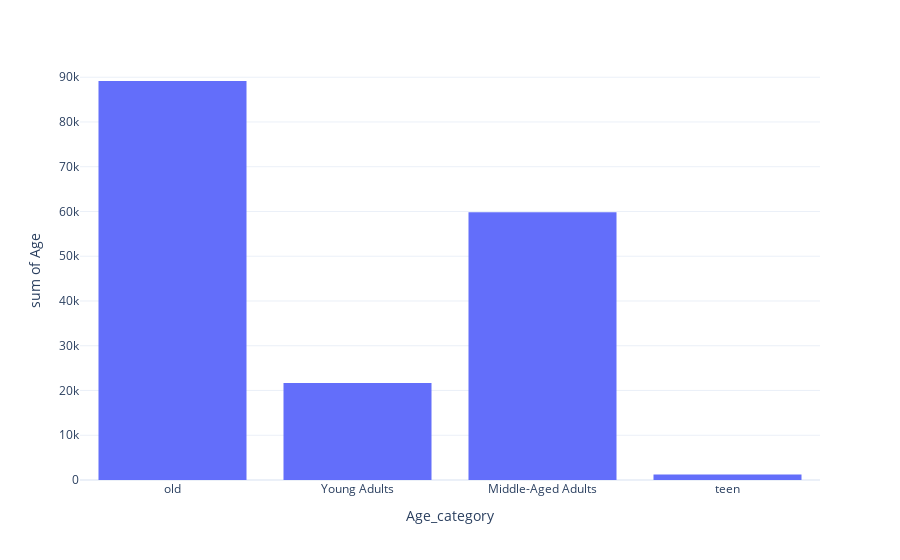

The notebook cell this image was saved under:
### Code cell
fig = px.histogram(data , y = 'Age' , x = 'Age_category')
fig.show()

### Figure 1 — Plotly figure (JSON) as saved in the notebook; plotly's stock layout.template omitted (floating-point values rounded to 4 significant figures; data arrays with more than 128 entries replaced by an {"elided": "..."} marker saying what was removed)
{"data": [{"alignmentgroup": "True", "bingroup": "x", "histfunc": "sum", "hovertemplate": "Age_category=%{x}<br>sum of Age=%{y}<extra></extra>", "legendgroup": "", "marker": {"color": "#636efa", "pattern": {"shape": ""}}, "name": "", "offsetgroup": "", "orientation": "v", "showlegend": false, "type": "histogram", "x": {"elided": "3900 str values"}, "xaxis": "x", "y": {"elided": "3900 int values"}, "yaxis": "y"}], "layout": {"autosize": true, "barmode": "relative", "legend": {"tracegroupgap": 0}, "margin": {"t": 60}, "xaxis": {"anchor": "y", "autorange": true, "domain": [0, 1], "range": [-0.5, 3.5], "title": {"text": "Age_category"}, "type": "category"}, "yaxis": {"anchor": "x", "autorange": true, "domain": [0, 1], "range": [0, 93850.0], "title": {"text": "sum of Age"}, "type": "linear"}}}
